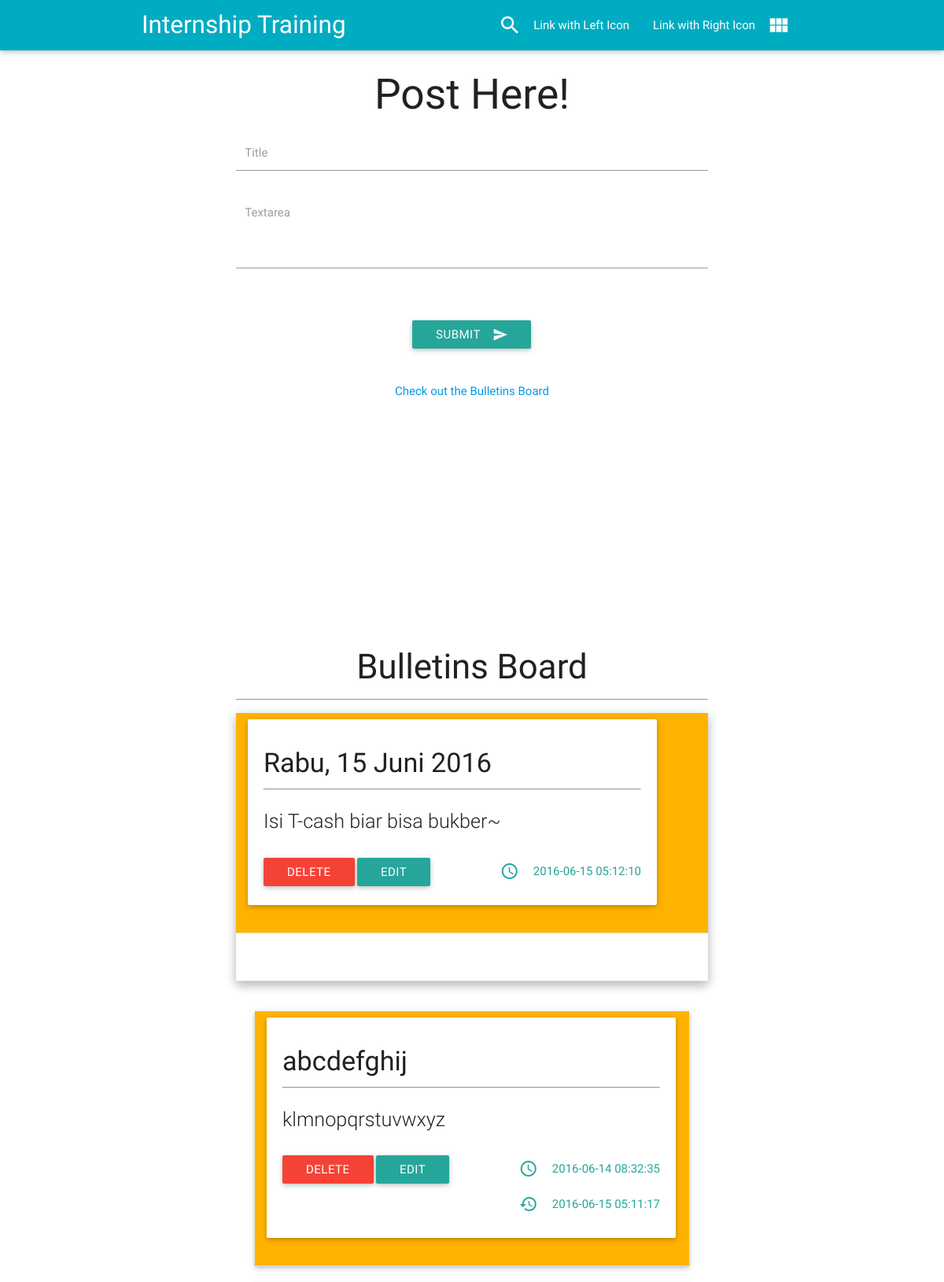
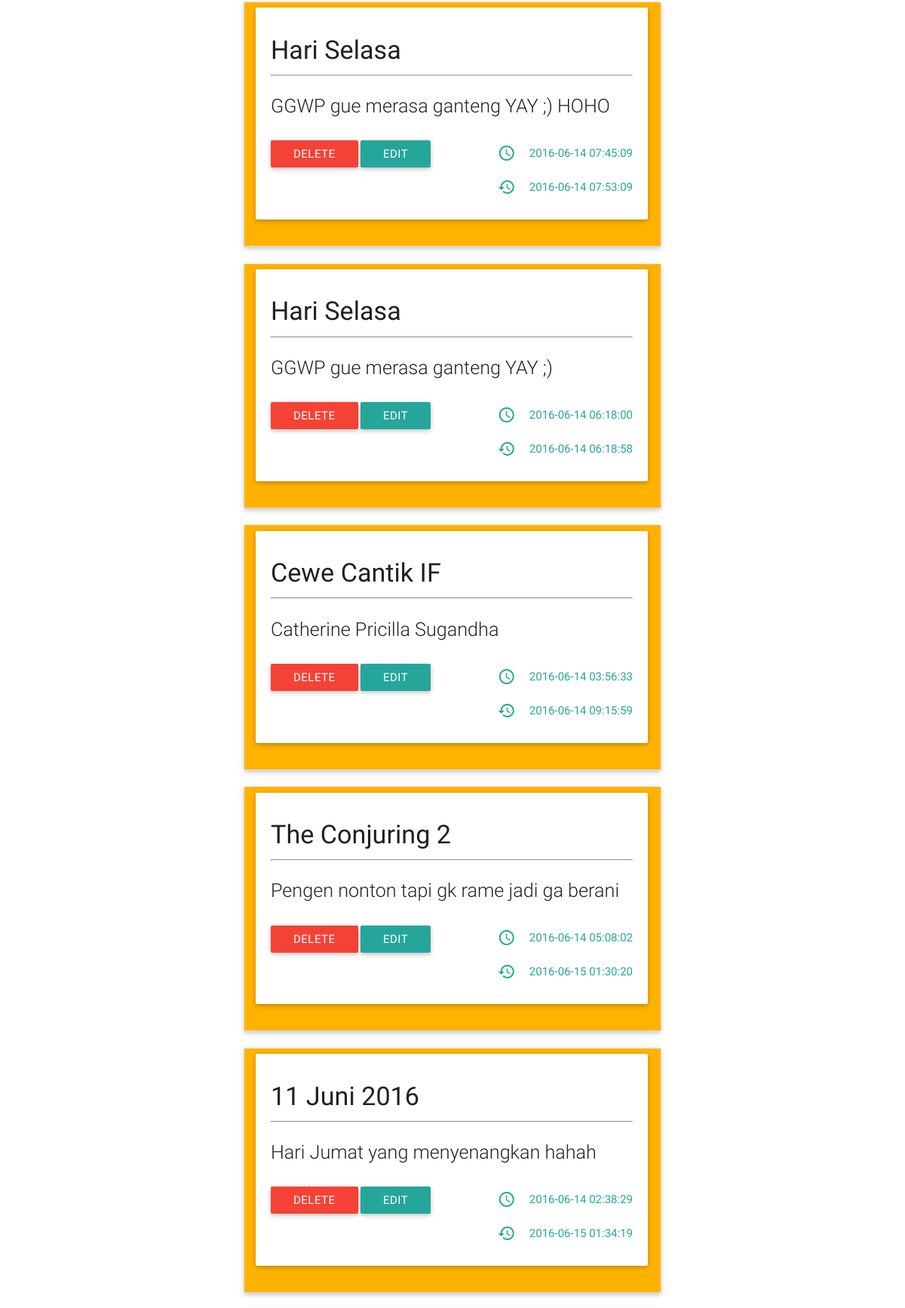
The page / (upper part) on the database its author committed (2 pictures, top to bottom).
### tables this page shows
CREATE TABLE `bulletin_board` (
  `id` int(11) NOT NULL,
  `title` varchar(50) NOT NULL,
  `body` text NOT NULL,
  `created_at` timestamp NOT NULL DEFAULT CURRENT_TIMESTAMP,
  `updated_at` timestamp NOT NULL DEFAULT '0000-00-00 00:00:00' ON UPDATE CURRENT_TIMESTAMP,
  `is_alive` int(11) NOT NULL
);

### controller/BulletinController.php (called while the page is built, shortened)
<?php
require_once('model/Database.php');
require_once('model/Bulletin.php');
require_once('lib/Pagination.php');
require_once('lib/Functions.php');
class BulletinController
{
  public function showBulletins()
  {
    $bulletinObj   = new Bulletin();
    $paginationObj = new Pagination($bulletinObj->count("id", "is_alive = 1"));
    $paginationObj->setCurrentPage(get_value('page'));
    $paginationObj->setUri("http://{$_SERVER['HTTP_HOST']}{$_SERVER['REQUEST_URI']}");
    $bulletins = $bulletinObj->fetch(
      null,
      "is_alive = 1",
      "id DESC",
      $paginationObj->getItemPerPage(),
      $paginationObj->getOffset()
    );
    include('view/BulletinBoard.php');
  }
}

### index.php (called while the page is built)
<?php
require_once('controller/BulletinController.php');
$bulletinController = new BulletinController();
$bulletinController->showBulletins();

### model/Bulletin.php (called while the page is built, shortened)
<?php
require_once('model/Database.php');
class Bulletin
{
  private $db    = NULL;
  private $table = 'bulletin_board';
  public function __construct()
  {
    $this->db = new Database();
    $this->db->connect();
  }
  public function fetch($columns = null, $condition = null, $order = null, $limit = null, $offset = null)
  {
    return $this->db->fetch($this->table, $columns, $condition, $order, $limit, $offset);
  }
  public function count($column = null, $condition = null)
  {
    return $this->db->count($this->table, $column, $condition);
  }
}

### model/Database.php (called while the page is built, shortened)
<?php
class Database {
  private $conn       = NULL;
  private $serverName = 'localhost';
  private $username   = 'root';
  private $password   = NULL;
  private $dbName     = 'bulletin_board';
  public function connect()
  {
    $this->conn = mysqli_connect($this->serverName, $this->username, $this->password, $this->dbName);
  }
  public function fetch($table, $columns = null, $condition = null, $order = null, $limit = null, $offset = null)
  {
    $results = array();
    if (empty($columns)) {
      $columns = '*';
    }
    $sql = "SELECT {$columns} FROM {$table}";
    if (!empty($condition)) {
      $sql .= " WHERE {$condition}";
    }
    if (!empty($order)) {
      $sql .= " ORDER BY {$order}";
    }
    if (!empty($limit)) {
      $sql .= " LIMIT {$limit}";
    }
    $result = mysqli_query($this->conn, $sql);
    while ($row = mysqli_fetch_assoc($result)) {
      $results[] = $row;
    }
    return $results;
  }
  public function count($table, $column = null, $condition = null)
  {
    $sql = "SELECT COUNT({$column}) AS result FROM {$table}";
    if (!empty($condition)) {
      $sql .= " WHERE {$condition}";
    }
    $result = mysqli_query($this->conn, $sql);
    $count  = mysqli_fetch_assoc($result);
    return (int)$count['result'];
  }
}

### lib/Pagination.php (called while the page is built, shortened)
<?php
class Pagination
{
  private $itemPerPage = 10;
  private $currentPage = 1;
  public function setCurrentPage($page)
  {
    if (($page <= 1) || preg_match('/^[0-9]{1,}$/', $page) === 0) {
      $this->currentPage = 1;
    } elseif ($page > 1 && $page <= $this->getTotalPage()) {
      $this->currentPage = (int)$page;
    } elseif ($page > $this->getTotalPage()) {
      $this->currentPage = $this->getTotalPage();
    }
  }
  public function getCurrentPage()
  {
    return $this->currentPage;
  }
  public function getItemPerPage()
  {
    return $this->itemPerPage;
  }
  public function getOffset()
  {
    return ($this->currentPage - 1) * $this->itemPerPage;
  }
}

### lib/Functions.php (called while the page is built, shortened)
<?php
function h($str)
{
  return html_escape($str);
}
function html_escape($str)
{
  return htmlentities($str, ENT_QUOTES, "UTF-8");
}

### view/BulletinBoard.php (the view, shortened to what this page needs)
<?php require_once('lib/Functions.php') ?>
<!DOCTYPE html>
<html>
  <head>
    <link href="view/materialize/css/materialize.css" type="text/css" rel="stylesheet" media="screen,projection"/>
    <link href="view/materialize/css/style.css" type="text/css" rel="stylesheet" media="screen,projection"/>
  </head>
  <body>
    <nav class="cyan darken-1" role="navigation">
      <div class="nav-wrapper container">
        <a href="index.php" class="brand-logo white-text">Internship Training</a>
        <ul class="right hide-on-med-and-down">
          <li><a href="sass.html" class="white-text"><i class="material-icons left">search</i>Link with Left Icon</a></li>
          <li><a href="badges.html" class="white-text"><i class="material-icons right">view_module</i>Link with Right Icon</a></li>
        </ul>
      </div>
    </nav>
    <center>
    <h2>Post Here!</h2>
    <div style="width:600px;">
      <div>
        <?php include('view/Form.php') ?>
      </div>
      <br><a href="#bulletins">Check out the Bulletins Board</a>
      <br><br><br><br><br><br><br><br><br><br><br><br><br><br>
      <ul id="bulletins" class="collapsible popout" data-collapsible="accordion">
        <h3>Bulletins Board</h3>
        <hr>
        <?php foreach ($bulletins as $bulletin) : ?>
        <li>
          <div class="collapsible-header active amber darken-1">
            <div class="col s12 m8 offset-m2 l6 offset-l3">
              <div class="row valign-wrapper">
                <div class="card-panel" style="width:520px;">
                  <h4 class="truncate" style="text-align:left;"><?php echo h($bulletin['title']) ?></h3><hr>
                  <p class="flow-text" style="text-align:justify;"><?php echo h($bulletin['body']) ?></p>
                  <div class="clearfix">
                    <div style="float:left">
                      <a href="<?php echo 'delete.php?id=' . h($bulletin['id']) . '&page=' . h($paginationObj->getCurrentPage()) ?>">
                        <button class="btn waves-effect waves-light red" type="submit" name="action" value="Delete">Delete</button>
                      </a>
                      <a href="<?php echo 'edit.php?id=' . h($bulletin['id']) . '&page=' . h($paginationObj->getCurrentPage()) ?>">
                        <button class="btn waves-effect waves-light" type="submit" name="action" value="Edit">Edit</button>
                      </a>
                    </div>
                    <div style="float:right">
                      <a class="secondary-content"><i class="material-icons">query_builder</i><?php echo h($bulletin['created_at']) ?></a><br>
                      <?php if ($bulletin['updated_at'] !== '0000-00-00 00:00:00') : ?>
                        <a class="secondary-content"><i class="material-icons">restore</i><?php echo h($bulletin['updated_at']) ?></a>
                      <?php endif ?>
                    </div>
                  </div>
                </div>
              </div>
            </div>
          </div>
          <div class="collapsible-body active"><p style="background-color:white;"></p></div>
        </li><br>
        <?php endforeach ?>
      </ul>
    </div>
    <br> <br>
    </center>
  </body>
</html>

### view/Form.php (shortened to what this page needs)
<?php require_once('lib/Functions.php') ?>
<?php if (!empty($action) && $action === "Edit") : ?>
  <form method="post" action="edit.php">
<?php else : ?>
  <form method="post" action="post.php">
<?php endif ?>
  <div class="row" style="width:600px;">
    <div class="input-field">
      <input id="title" style="width:100%" type="text" name="title" value="<?php if (!empty($title)) echo h($title) ?>"> <br>
      <label for="title">Title</label>
    </div>
    <div class="input-field">
      <textarea id="textarea" rows="10" class="materialize-textarea" cols="40" style="width:100%" name="body"><?php if (!empty($body)) echo h($body) ?></textarea> <br> <br>
      <label for="textarea">Textarea</label>
    </div>
    <br>
    <button class="btn waves-effect waves-light" type="submit" name="submitted" value="Submit">Submit
      <i class="material-icons right">send</i>
    </button>
  </div>
</form>

### view/BulletinBoard.php (style rules this page uses)
.active { background-color : #DDDDDD; }
.clearfix:before, .clearfix:after { content:''; display:table; }
.clearfix:after { clear:both; }

### rows shown on the page
bulletin_board: title "Rabu, 15 Juni 2016", body "Isi T-cash biar bisa bukber~", created_at "2016-06-15 05:12:10"
bulletin_board: title "abcdefghij", body "klmnopqrstuvwxyz", created_at "2016-06-14 08:32:35", updated_at "2016-06-15 05:11:17"
bulletin_board: title "Hari Selasa", body "GGWP gue merasa ganteng YAY ;) HOHO", created_at "2016-06-14 07:45:09", updated_at "2016-06-14 07:53:09"
bulletin_board: title "Hari Selasa", body "GGWP gue merasa ganteng YAY ;)", created_at "2016-06-14 06:18:00", updated_at "2016-06-14 06:18:58"
bulletin_board: title "Cewe Cantik IF", body "Catherine Pricilla Sugandha", created_at "2016-06-14 03:56:33", updated_at "2016-06-14 09:15:59"
bulletin_board: title "The Conjuring 2", body "Pengen nonton tapi gk rame jadi ga berani", created_at "2016-06-14 05:08:02", updated_at "2016-06-15 01:30:20"
bulletin_board: title "11 Juni 2016", body "Hari Jumat yang menyenangkan hahah", created_at "2016-06-14 02:38:29", updated_at "2016-06-15 01:34:19"
